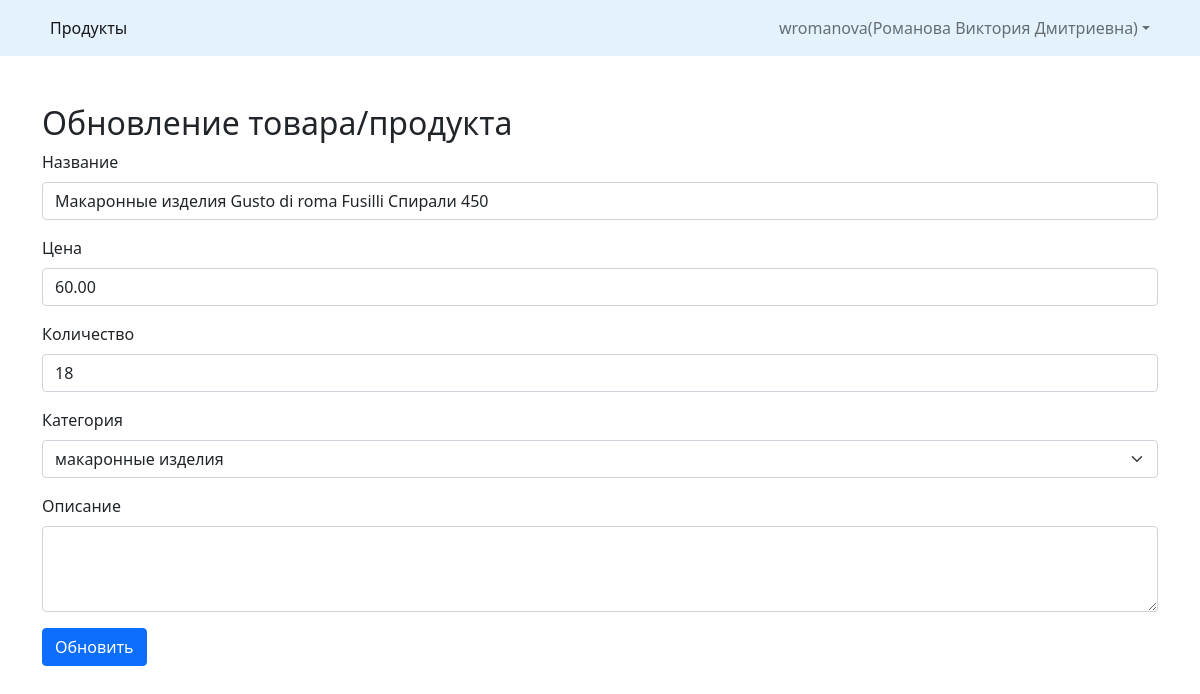
/update_product.php?id=3 (signed in), run on the app's committed database.
### tables this page shows
CREATE TABLE `products` (
  `id` bigint(20) NOT NULL,
  `name` varchar(512) NOT NULL,
  `description` mediumtext DEFAULT NULL,
  `price` decimal(10,2) DEFAULT NULL,
  `quantity` int(11) DEFAULT NULL,
  `category_id` bigint(20) UNSIGNED DEFAULT NULL,
  `who_login` varchar(255) DEFAULT NULL
);

### php/ProductController.php (called while the page is built, shortened)
<?php
class ProductController
{
    private $connection;
    public function __construct()
    {
        require "CancelTypeController.php";
        $this->connection = $connection;
    }
    public function getProductDetails(int $id)
    {
        $result = $this->getProductById($id);
        return json_encode($result);
    }
    private function getProductById(int $id)
    {
        $query = $this->connection->prepare("SELECT pd.*, ct.name as category_name, ct.id as id_category FROM `products` pd left join `categories` ct on pd.category_id = ct.id WHERE pd.id = ?");
        $query->bind_param('i', $id);
        $query->execute();
        $result = $query->get_result();
        return $result->fetch_all(MYSQLI_ASSOC);
    }
}

### php/CategoryController.php (called while the page is built, shortened)
<?php
class CategoryController
{
    private $connection;
    public function __construct()
    {
        require "dbConnection.php";
        $this->connection = $connection;
    }
    public function getCategories()
    {
        $query = $this->connection->prepare("SELECT * FROM `categories` ORDER BY `id`");
        $query->execute();
        $result = $query->get_result();
        $result = $result->fetch_all(MYSQLI_ASSOC);
        return json_encode($result);
    }
}

### update_product.php (the view, shortened to what this page needs)
<!doctype html>
<html lang="en">
    <head>
        <link href="https://cdn.jsdelivr.net/npm/bootstrap@5.0.2/dist/css/bootstrap.min.css" rel="stylesheet">
    </head>
    <body>
    <?php
        $id = $_GET['id'];
        include_once 'php/ProductController.php';
        $productsObj = new ProductController();
        $products = $productsObj->getProductDetails((int)$id);
        $product = json_decode($products, true);
        $product = current($product);
        include_once 'php/CancelTypeController.php';
        include_once 'php/CategoryController.php';
        $categoriesObj = new CategoryController();
        $categories = $categoriesObj->getCategories();
        $categories = json_decode($categories, true);
	?>
    <div style="height: 100vh;">
        <?php require_once "header.php"; ?>
        <div class="container my-4 py-4">
            <form action="" method="POST">
                <h2>Обновление товара/продукта</h2>
                <div class="mb-3">
                    <label for="name" class="form-label">Название</label>
                    <input type="text" class="form-control" name="name" id="name" value="<?= $product["name"] ?>" minlength="10" maxlength="400" required>
                </div>
                <div class="mb-3">
                    <label for="price" class="form-label">Цена</label>
                    <input type="text" class="form-control" name="price" id="price" value="<?= $product["price"] ?>">
                </div>
                <div class="mb-3">
                    <label for="quantity" class="form-label">Количество</label>
                    <input type="number" class="form-control" name="quantity" id="quantity" value="<?= $product["quantity"] ?>" onchange="changeQuantity()" onclick="changeQuantity()">
                </div>
                <div class="mb-3">
                    <label for="category_id" class="form-label">Категория</label>
                    <select class="form-select" name="category_id" required>
                        <?php foreach($categories as $key => $category): ?>
                        <option value="<?= $category['id'] ?>" <?php if ($product['id_category'] == $category['id']) { echo 'selected'; } ?>><?= $category['name'] ?></option>
                        <?php endforeach; ?>
                    </select>
                </div>
                <div class="mb-3">
                    <label for="description" class="form-label">Описание</label>
                    <textarea class="form-control" name="description" rows="3" id="description"><?= $product['description'] ?></textarea>
                </div>
                <button type="submit" class="btn btn-primary" name="update_btn" id="update_btn">Обновить</button>
            </form>
        </div>
    </div>
    </body>
</html>

### data on the page
products: name "Макаронные изделия Gusto di roma Fusilli Спирали 450", price "60.00", quantity "18"

### other printed values
$_SESSION['store_login'] "wromanova"
$_SESSION['store_name'] "Романова Виктория Дмитриевна"
form field category_id "макаронные изделия"
